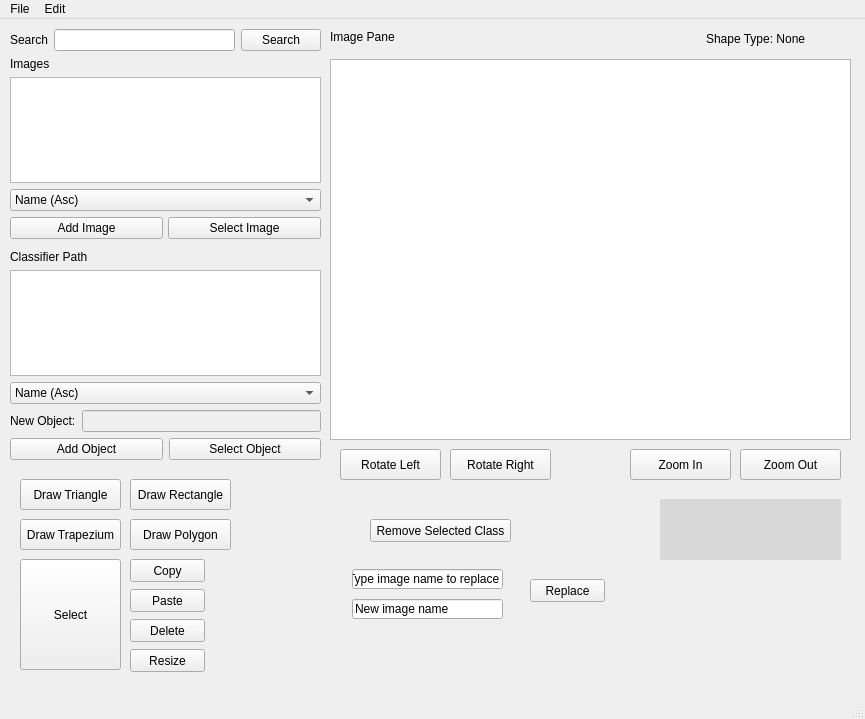
<?xml version="1.0" encoding="UTF-8"?>
<ui version="4.0">
 <class>MainWindow</class>
 <widget class="QMainWindow" name="MainWindow">
  <property name="geometry">
   <rect>
    <x>0</x>
    <y>0</y>
    <width>865</width>
    <height>719</height>
   </rect>
  </property>
  <property name="windowTitle">
   <string>MainWindow</string>
  </property>
  <widget class="QWidget" name="centralwidget">
   <widget class="matDisplay" name="graphicsView">
    <property name="geometry">
     <rect>
      <x>330</x>
      <y>40</y>
      <width>521</width>
      <height>381</height>
     </rect>
    </property>
   </widget>
   <widget class="QPushButton" name="ZoomInButton">
    <property name="geometry">
     <rect>
      <x>630</x>
      <y>430</y>
      <width>101</width>
      <height>31</height>
     </rect>
    </property>
    <property name="text">
     <string>Zoom In</string>
    </property>
   </widget>
   <widget class="QPushButton" name="ZoomOutButton">
    <property name="geometry">
     <rect>
      <x>740</x>
      <y>430</y>
      <width>101</width>
      <height>31</height>
     </rect>
    </property>
    <property name="text">
     <string>Zoom Out</string>
    </property>
   </widget>
   <widget class="QPushButton" name="DrawTriangleButton">
    <property name="geometry">
     <rect>
      <x>20</x>
      <y>460</y>
      <width>101</width>
      <height>31</height>
     </rect>
    </property>
    <property name="text">
     <string>Draw Triangle</string>
    </property>
    <property name="checkable">
     <bool>true</bool>
    </property>
   </widget>
   <widget class="QPushButton" name="DrawRectButton">
    <property name="geometry">
     <rect>
      <x>130</x>
      <y>460</y>
      <width>101</width>
      <height>31</height>
     </rect>
    </property>
    <property name="text">
     <string>Draw Rectangle</string>
    </property>
    <property name="checkable">
     <bool>true</bool>
    </property>
   </widget>
   <widget class="QPushButton" name="DrawTrapButton">
    <property name="geometry">
     <rect>
      <x>20</x>
      <y>500</y>
      <width>101</width>
      <height>31</height>
     </rect>
    </property>
    <property name="text">
     <string>Draw Trapezium</string>
    </property>
    <property name="checkable">
     <bool>true</bool>
    </property>
   </widget>
   <widget class="QPushButton" name="DrawPolyButton">
    <property name="geometry">
     <rect>
      <x>130</x>
      <y>500</y>
      <width>101</width>
      <height>31</height>
     </rect>
    </property>
    <property name="text">
     <string>Draw Polygon</string>
    </property>
    <property name="checkable">
     <bool>true</bool>
    </property>
   </widget>
   <widget class="QLabel" name="label_3">
    <property name="geometry">
     <rect>
      <x>330</x>
      <y>10</y>
      <width>111</width>
      <height>16</height>
     </rect>
    </property>
    <property name="text">
     <string>Image Pane</string>
    </property>
   </widget>
   <widget class="QPushButton" name="RotateLButton">
    <property name="geometry">
     <rect>
      <x>340</x>
      <y>430</y>
      <width>101</width>
      <height>31</height>
     </rect>
    </property>
    <property name="text">
     <string>Rotate Left</string>
    </property>
   </widget>
   <widget class="QPushButton" name="RotateRButton">
    <property name="geometry">
     <rect>
      <x>450</x>
      <y>430</y>
      <width>101</width>
      <height>31</height>
     </rect>
    </property>
    <property name="text">
     <string>Rotate Right</string>
    </property>
   </widget>
   <widget class="QWidget" name="verticalLayoutWidget">
    <property name="geometry">
     <rect>
      <x>10</x>
      <y>10</y>
      <width>311</width>
      <height>431</height>
     </rect>
    </property>
    <layout class="QVBoxLayout" name="verticalLayout">
     <item>
      <layout class="QHBoxLayout" name="newClassLayout_3">
       <item>
        <widget class="QLabel" name="newClass_3">
         <property name="enabled">
          <bool>true</bool>
         </property>
         <property name="text">
          <string>Search</string>
         </property>
        </widget>
       </item>
       <item>
        <widget class="QLineEdit" name="ImageSearchLine"/>
       </item>
       <item>
        <widget class="QPushButton" name="ImageSearchButton">
         <property name="text">
          <string>Search</string>
         </property>
        </widget>
       </item>
      </layout>
     </item>
     <item>
      <widget class="QLabel" name="ImagesLabel">
       <property name="text">
        <string>Images</string>
       </property>
      </widget>
     </item>
     <item>
      <widget class="QListWidget" name="ImagesWindow"/>
     </item>
     <item>
      <widget class="QComboBox" name="sortImageBy">
       <item>
        <property name="text">
         <string>Name (Asc)</string>
        </property>
       </item>
       <item>
        <property name="text">
         <string>Name (Desc)</string>
        </property>
       </item>
       <item>
        <property name="text">
         <string>Date (Asc)</string>
        </property>
       </item>
       <item>
        <property name="text">
         <string>Date (Desc)</string>
        </property>
       </item>
      </widget>
     </item>
     <item>
      <layout class="QHBoxLayout" name="horizontalLayout">
       <property name="spacing">
        <number>5</number>
       </property>
       <property name="bottomMargin">
        <number>5</number>
       </property>
       <item>
        <widget class="QPushButton" name="AddImageButton">
         <property name="text">
          <string>Add Image</string>
         </property>
        </widget>
       </item>
       <item>
        <widget class="QPushButton" name="selectImage">
         <property name="text">
          <string>Select Image</string>
         </property>
        </widget>
       </item>
      </layout>
     </item>
     <item>
      <widget class="QLabel" name="ClassLabel">
       <property name="text">
        <string>Classifier Path</string>
       </property>
      </widget>
     </item>
     <item>
      <widget class="QListWidget" name="ClassWindow"/>
     </item>
     <item>
      <widget class="QComboBox" name="sortClassBy">
       <item>
        <property name="text">
         <string>Name (Asc)</string>
        </property>
       </item>
       <item>
        <property name="text">
         <string>Name (Desc)</string>
        </property>
       </item>
      </widget>
     </item>
     <item>
      <layout class="QHBoxLayout" name="newClassLayout">
       <item>
        <widget class="QLabel" name="newClass">
         <property name="enabled">
          <bool>true</bool>
         </property>
         <property name="text">
          <string>New Object:</string>
         </property>
        </widget>
       </item>
       <item>
        <widget class="QLineEdit" name="newClassLineEdit">
         <property name="enabled">
          <bool>false</bool>
         </property>
        </widget>
       </item>
      </layout>
     </item>
     <item>
      <layout class="QHBoxLayout" name="horizontalLayout_2">
       <item>
        <widget class="QPushButton" name="addClassButton">
         <property name="text">
          <string>Add Object</string>
         </property>
        </widget>
       </item>
       <item>
        <widget class="QPushButton" name="selectClassButton">
         <property name="text">
          <string>Select Object</string>
         </property>
        </widget>
       </item>
      </layout>
     </item>
    </layout>
   </widget>
   <widget class="QLabel" name="mouse_position_label">
    <property name="geometry">
     <rect>
      <x>660</x>
      <y>480</y>
      <width>181</width>
      <height>61</height>
     </rect>
    </property>
    <property name="styleSheet">
     <string notr="true">background-color: rgb(216, 216, 216);</string>
    </property>
    <property name="text">
     <string/>
    </property>
   </widget>
   <widget class="QPushButton" name="pasteShape">
    <property name="geometry">
     <rect>
      <x>130</x>
      <y>570</y>
      <width>75</width>
      <height>23</height>
     </rect>
    </property>
    <property name="text">
     <string>Paste</string>
    </property>
   </widget>
   <widget class="QPushButton" name="copyShape">
    <property name="geometry">
     <rect>
      <x>130</x>
      <y>540</y>
      <width>75</width>
      <height>23</height>
     </rect>
    </property>
    <property name="text">
     <string>Copy</string>
    </property>
   </widget>
   <widget class="QPushButton" name="deleteShape">
    <property name="geometry">
     <rect>
      <x>130</x>
      <y>600</y>
      <width>75</width>
      <height>23</height>
     </rect>
    </property>
    <property name="text">
     <string>Delete</string>
    </property>
   </widget>
   <widget class="QPushButton" name="resizeShape">
    <property name="geometry">
     <rect>
      <x>130</x>
      <y>630</y>
      <width>75</width>
      <height>23</height>
     </rect>
    </property>
    <property name="text">
     <string>Resize</string>
    </property>
   </widget>
   <widget class="QLabel" name="shapeTypeLabel">
    <property name="geometry">
     <rect>
      <x>706</x>
      <y>10</y>
      <width>141</width>
      <height>20</height>
     </rect>
    </property>
    <property name="text">
     <string>Shape Type: None</string>
    </property>
   </widget>
   <widget class="QPushButton" name="selectButton">
    <property name="geometry">
     <rect>
      <x>20</x>
      <y>540</y>
      <width>101</width>
      <height>111</height>
     </rect>
    </property>
    <property name="text">
     <string>Select</string>
    </property>
    <property name="checkable">
     <bool>true</bool>
    </property>
   </widget>
   <widget class="QPushButton" name="RemoveClassButton">
    <property name="geometry">
     <rect>
      <x>370</x>
      <y>500</y>
      <width>141</width>
      <height>23</height>
     </rect>
    </property>
    <property name="text">
     <string>Remove Selected Class</string>
    </property>
   </widget>
   <widget class="QPushButton" name="replaceImageFileName">
    <property name="geometry">
     <rect>
      <x>530</x>
      <y>560</y>
      <width>75</width>
      <height>23</height>
     </rect>
    </property>
    <property name="text">
     <string>Replace</string>
    </property>
   </widget>
   <widget class="QLineEdit" name="oldImagelineEdit">
    <property name="geometry">
     <rect>
      <x>352</x>
      <y>550</y>
      <width>151</width>
      <height>20</height>
     </rect>
    </property>
    <property name="text">
     <string>Type image name to replace</string>
    </property>
   </widget>
   <widget class="QLineEdit" name="newImagelineEdit">
    <property name="geometry">
     <rect>
      <x>352</x>
      <y>580</y>
      <width>151</width>
      <height>20</height>
     </rect>
    </property>
    <property name="text">
     <string>New image name</string>
    </property>
   </widget>
  </widget>
  <widget class="QMenuBar" name="menubar">
   <property name="geometry">
    <rect>
     <x>0</x>
     <y>0</y>
     <width>865</width>
     <height>21</height>
    </rect>
   </property>
   <widget class="QMenu" name="menuFile">
    <property name="title">
     <string>File</string>
    </property>
    <addaction name="actionOpen"/>
    <addaction name="actionSave"/>
    <addaction name="actionQuit"/>
   </widget>
   <widget class="QMenu" name="menuEdit">
    <property name="title">
     <string>Edit</string>
    </property>
    <addaction name="actionCopy"/>
    <addaction name="actionPaste"/>
   </widget>
   <addaction name="menuFile"/>
   <addaction name="menuEdit"/>
  </widget>
  <widget class="QStatusBar" name="statusbar"/>
  <action name="actionOpen">
   <property name="text">
    <string>Open</string>
   </property>
  </action>
  <action name="actionSave">
   <property name="text">
    <string>Save</string>
   </property>
  </action>
  <action name="actionCopy">
   <property name="text">
    <string>Copy</string>
   </property>
  </action>
  <action name="actionQuit">
   <property name="text">
    <string>Quit</string>
   </property>
  </action>
  <action name="actionPaste">
   <property name="text">
    <string>Paste</string>
   </property>
  </action>
 </widget>
 <customwidgets>
  <customwidget>
   <class>matDisplay</class>
   <extends>QGraphicsView</extends>
   <header location="global">matdisplay.h</header>
  </customwidget>
 </customwidgets>
 <resources/>
 <connections/>
</ui>
